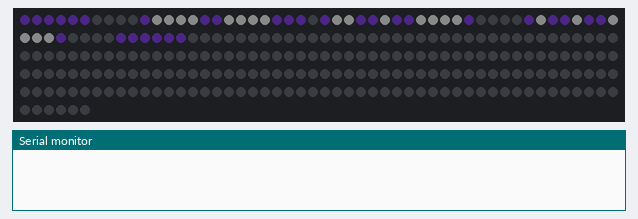
This sketch was run on a simulated ESP8266 (NodeMCU). On the bench: 256 RGB LEDs in strip order, left to right, continuing on the next row, the last lines printed to the serial monitor. Dim RGB values are drawn brighter than linear; WiFi joins after 1.5 s; servers stay silent unless stated; uploads are accepted with an empty reply; EEPROM starts erased.

Above: at 0.1 s.
At 33.3 s:
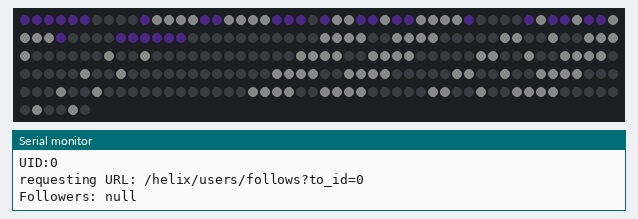

The sketch:

Twitch.ino
```cpp
#include <EEPROM.h>
#include <ArduinoJson.h>
#include <ESP8266WiFi.h>
#include <WiFiClientSecure.h>
#include <Adafruit_NeoPixel.h>

typedef struct {
  char ssid[35];
  char password[35];
  char host[35];
  char clientId[35];
  char userName[35];
  int httpsPort;
} configData_t;

configData_t cfg;
int UID;
#define MAX_TELNET_CLIENTS 2
Adafruit_NeoPixel pixels = Adafruit_NeoPixel(256, 5, NEO_GRB + NEO_KHZ800);
WiFiClientSecure client;
WiFiServer TelnetServer(23);
WiFiClient TelnetClient[MAX_TELNET_CLIENTS];
bool ConnectionEstablished;

void setup() {
  pixels.begin();
  pixels.setBrightness(10);
  drawTwitch(0,0);
  Serial.begin(115200);
  loadSettings();
  if(cfg.userName == "" || true) { //Später muss das true wohl weg :)
      applyDefaultSettings();
      saveSettings(); //und das wohl rein :)
  }
  Serial.println("");
  Serial.print("connecting to ");
  Serial.println(cfg.ssid);
  WiFi.mode(WIFI_STA);
  WiFi.begin(cfg.ssid, cfg.password);
  while (WiFi.status() != WL_CONNECTED) {
    delay(500);
    Serial.print(".");
  }
  Serial.println("WiFi connected");
  Serial.println("IP address: ");
  Serial.println(WiFi.localIP());
  TelnetServer.begin();
  TelnetServer.setNoDelay(true);

  client.setTimeout(15000);
  client.setInsecure();
  delay(1000);
  getUserId();
}

void getUserId() {
  String url = String("/helix/users?login=")+cfg.userName;
  String line = WebGet(url);
  Serial.println(line);
  StaticJsonDocument<100> doc;
  deserializeJson(doc, line);
  UID=doc["data"][0]["id"];
  Serial.print("UID:");
  Serial.println(UID);
  }

void loop() {
  String url = String("/helix/users/follows?to_id=")+String(UID);
  String r = WebGet(url);
  StaticJsonDocument<200> doc2;
  Serial.println(r);
  deserializeJson(doc2, r);
  String followers=doc2["total"];
  Serial.print("Followers: ");
  drawNumber(followers.toInt());
  Serial.println(followers);
  int wait = 0;
  while (wait < 15) {
    Telnet();
    delay(1000);
    Serial.print(".");
    wait++;
  }
  Serial.println("");
}

String WebGet(String url) {
  int retry = 0;
  while ((!client.connect(cfg.host, cfg.httpsPort)) && (retry < 15)) {
    delay(100);
    Serial.print(".");
    retry++;
  }
  if (retry == 15) {
    Serial.println("Connection failed");
  }
  else {
    Serial.print("requesting URL: ");
    Serial.println(url);
    client.print(String("GET ") + url + " HTTP/1.1\r\n" +
               "Host: " + cfg.host + "\r\n" +
               "Client-ID: " + cfg.clientId + "\r\n" +
               "Connection: close\r\n\r\n");
    //Serial.println("request sent");
    String line = "";
    while (client.connected()) {
      String l = client.readStringUntil('\n');
      if (l == "\r") {
        //Serial.println("headers received");
        break;
      }
    }
    line = client.readStringUntil('\n');
    return line;
  }
  return "";
}

void TelnetMsg(String text)
{
  for(int i = 0; i < MAX_TELNET_CLIENTS; i++)
  {
    if (TelnetClient[i] || TelnetClient[i].connected())
    {
      TelnetClient[i].println(text);
    }
  }
  delay(10);  // to avoid strange characters left in buffer
}

void Telnet()
{
  // Cleanup disconnected session
  for(int i = 0; i < MAX_TELNET_CLIENTS; i++)
  {
    if (TelnetClient[i] && !TelnetClient[i].connected())
    {
      Serial.print("Client disconnected ... terminate session "); Serial.println(i+1);
      TelnetClient[i].stop();
    }
  }

  // Check new client connections
  if (TelnetServer.hasClient())
  {
    ConnectionEstablished = false; // Set to false

    for(int i = 0; i < MAX_TELNET_CLIENTS; i++)
    {
      // Serial.print("Checking telnet session "); Serial.println(i+1);

      // find free socket
      if (!TelnetClient[i])
      {
        TelnetClient[i] = TelnetServer.available();

        Serial.print("New Telnet client connected to session "); Serial.println(i+1);

        TelnetClient[i].flush();  // clear input buffer, else you get strange characters
        showSettings();
        ConnectionEstablished = true;

        break;
      }
      else
      {
        // Serial.println("Session is in use");
      }
    }

    if (ConnectionEstablished == false)
    {
      Serial.println("No free sessions ... drop connection");
      TelnetServer.available().stop();
      // TelnetMsg("An other user cannot connect ... MAX_TELNET_CLIENTS limit is reached!");
    }
  }

  for(int i = 0; i < MAX_TELNET_CLIENTS; i++)
  {
    if (TelnetClient[i] && TelnetClient[i].connected())
    {
      if(TelnetClient[i].available())
      {
        //get data from the telnet client
        String command="";
        while(TelnetClient[i].available())
        {
          command+=char(TelnetClient[i].read());
        }
        TelnetCommand(command);
      }
    }
  }
}

void TelnetCommand(String c) {
  Serial.println("TelnetCommand: "+c);
  if(c.startsWith("set ")){
    if(c.startsWith("set username=")) {
        String dummy = c.substring(c.indexOf('=')+1,c.length()-1);
        dummy.toCharArray(cfg.userName,dummy.length());
        //char c2[35];
        //dummy.toCharArray(c2, dummy.length());
        //strcpy(cfg.userName, c2);
      }
    showSettings();
    saveSettings();
    getUserId(); // Eigentlich restart
    }
  }

void showSettings() {
  TelnetMsg(String(""));
  TelnetMsg(String("CONFIG:"));
  TelnetMsg(String("SSID: ")+cfg.ssid);
  TelnetMsg(String("Passwort: ")+cfg.password);
  TelnetMsg(String("Host: ")+cfg.host);
  TelnetMsg(String("ClientId: ")+cfg.clientId);
  TelnetMsg(String("Port: ")+cfg.httpsPort);
  TelnetMsg(String("Username: ")+cfg.userName);
}

void applyDefaultSettings() {
  strcpy(cfg.ssid,"WLANNAME");
  strcpy(cfg.password,"Passwort");
  strcpy(cfg.host,"api.twitch.tv");
  strcpy(cfg.clientId,"eurzdb7y4misq0fb47s6u0glmegov3");
  strcpy(cfg.userName,"RealForTN0X");
  cfg.httpsPort = 443;
  }

void saveSettings() {
  EEPROM.begin(512);
  EEPROM.put(0,cfg);
  delay(200);
  EEPROM.commit();
  EEPROM.end();
  }

void loadSettings() {
  EEPROM.begin(512);
  EEPROM.get(0,cfg);
  EEPROM.end();
  }

const uint64_t TWITCH[] = {
  0x040cf781a9a981ff,
  0x0000087e56567e00
};
const uint64_t NUMBER[] = {
  0x1c08080808080c08,
  0x3e0408102020221c,
  0x1c2220201820221c,
  0x20203e2224283020,
  0x1c2220201e02023e,
  0x1c2222221e02221c,
  0x040404081020203e,
  0x1c2222221c22221c,
  0x1c22203c2222221c,
  0x1c2222222222221c
};
const int NUMBER_LEN = sizeof(NUMBER)/8;

void drawTwitch(int x,int y) {
  for (int i = 0; i <= 8; i++) {
    byte row1 = (TWITCH[0] >> i * 8) & 0xFF;
    byte row2 = (TWITCH[1] >> i * 8) & 0xFF;
    for (int j = 0; j <= 8; j++) {
      pixels.setPixelColor(getLED(i+1+x,j+1+y), pixels.Color(bitRead(row1, j)*100,bitRead(row1, j)*65,bitRead(row1, j)*165));
      if(bitRead(row2, j)){
        pixels.setPixelColor(getLED(i+1+x,j+1+y), pixels.Color(255,255,255));
      }
    }
  }
  pixels.show();
}

void drawNumber(int number) {
  int t = number%10000/1000-1;
  int h = number%1000/100-1;
  int z = number%100/10-1;
  int e = number%10-1;
  if(number>9999) {
    t=h=z=e=8;
  }
  if(e!=0) {
    if(z!=0) {
      if(h!=0) {
        if(t!=0) {
          displayImage(NUMBER[t],0,8);
        }
        displayImage(NUMBER[h],0,14);
      }
      displayImage(NUMBER[z],0,20);
    }
    displayImage(NUMBER[e],0,26);
  }
}

void displayImage(uint64_t image,int x,int y) {
  for (int i = 0; i <= 8; i++) {
    byte row = (image >> i * 8) & 0xFF;
    for (int j = 0; j <= 8; j++) {
      pixels.setPixelColor(getLED(i+1+x,j+1+y), pixels.Color(bitRead(row, j)*255,bitRead(row, j)*255,bitRead(row, j)*255));
    }
  }
  pixels.show();
}

int getLED(int x, int y) {
    if(x<1||x>8||y<1||y>32) {
      return -1;
    }
    return (8*(y-1))+((y%2)*x)+(((y-1)%2)*((x*-1)+9))-1;
}
```
